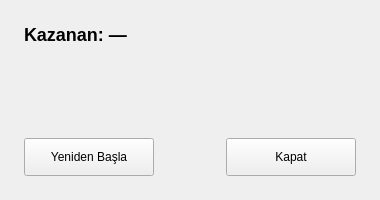
<?xml version="1.0" encoding="UTF-8"?>
<ui version="4.0">
 <class>Form</class>
 <widget class="QWidget" name="Form">
  <property name="geometry">
   <rect>
    <x>0</x>
    <y>0</y>
    <width>380</width>
    <height>200</height>
   </rect>
  </property>
  <property name="windowTitle">
   <string>Oyun Bitti</string>
  </property>
  <layout class="QVBoxLayout" name="mainLayout">
   <property name="spacing">
    <number>16</number>
   </property>
   <property name="leftMargin">
    <number>24</number>
   </property>
   <property name="topMargin">
    <number>24</number>
   </property>
   <property name="rightMargin">
    <number>24</number>
   </property>
   <property name="bottomMargin">
    <number>24</number>
   </property>
   <item>
    <widget class="QLabel" name="gameover_winner_label">
     <property name="text">
      <string>Kazanan: —</string>
     </property>
     <property name="alignment">
      <set>Qt::AlignLeft|Qt::AlignTop</set>
     </property>
     <property name="styleSheet">
      <string>font-size: 18px; font-weight: bold;</string>
     </property>
    </widget>
   </item>
   <item>
    <spacer name="verticalSpacer">
     <property name="orientation">
      <enum>Qt::Vertical</enum>
     </property>
     <property name="sizeHint" stdset="0">
      <size>
       <width>20</width>
       <height>40</height>
      </size>
     </property>
    </spacer>
   </item>
   <item>
    <layout class="QHBoxLayout" name="btnLayout">
     <property name="spacing">
      <number>12</number>
     </property>
     <item>
      <widget class="QPushButton" name="replay_btn">
       <property name="text">
        <string>Yeniden Başla</string>
       </property>
       <property name="minimumSize">
        <size>
         <width>130</width>
         <height>38</height>
        </size>
       </property>
      </widget>
     </item>
     <item>
      <spacer name="horizontalSpacer">
       <property name="orientation">
        <enum>Qt::Horizontal</enum>
       </property>
       <property name="sizeHint" stdset="0">
        <size>
         <width>40</width>
         <height>20</height>
        </size>
       </property>
      </spacer>
     </item>
     <item>
      <widget class="QPushButton" name="close_btn">
       <property name="text">
        <string>Kapat</string>
       </property>
       <property name="minimumSize">
        <size>
         <width>130</width>
         <height>38</height>
        </size>
       </property>
      </widget>
     </item>
    </layout>
   </item>
  </layout>
 </widget>
 <resources/>
 <connections/>
</ui>
